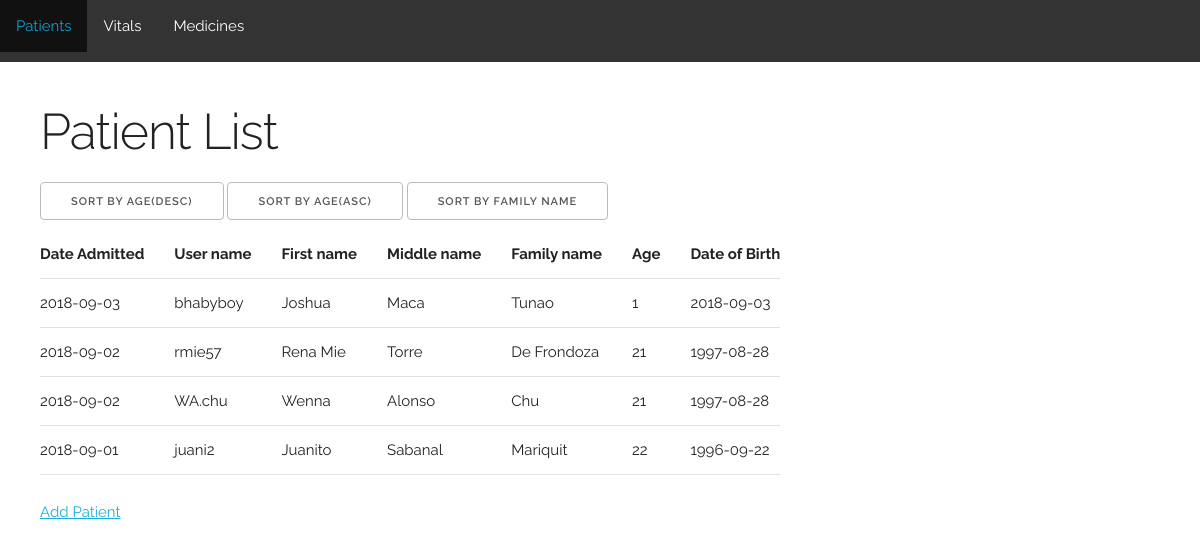
/patients?filterby=ageasc, run on the app's committed database.
### server.py (models this page shows, shortened)
class Patient(db.Model):
    id = db.Column(db.Integer, primary_key=True)
    user_name = db.Column(db.String(80), nullable=False)
    password_hash = db.Column(db.String(120), nullable=False)
    date_admitted = db.Column(db.Date, nullable=False)
    first_name = db.Column(db.String(80), nullable=False)
    middle_name = db.Column(db.String(120), nullable=False)
    family_name = db.Column(db.String(120), nullable=False)
    gender = db.Column(db.String(8), nullable=False)
    birth_date = db.Column(db.Date, nullable=False)
    age = db.Column(db.Integer, nullable=False)
    bp = db.Column(db.Integer, nullable=True)
    metroprolol = db.Column(db.Integer, nullable=True)
    anti_histamine = db.Column(db.Integer, nullable=True)
    paracetamol = db.Column(db.Integer, nullable=True)
    @property
    def password(self):
        raise AttributeError('password is not a readable attribute')

### server.py (the view)
@app.route('/patients', methods=['GET', 'POST'])
def patients_list():
    rendered_template = None
    if request.method == 'GET':
        patients = Patient.query.all()
        rendered_template = render_template('view_patients.html', patients=patients)
    if request.args.get('filterby','') == 'agedesc':
        patients = db.session.query(Patient).order_by(Patient.age.desc())
        rendered_template = render_template('view_patients.html', patients=patients)
    if request.args.get('filterby','') == 'ageasc':
        patients = db.session.query(Patient).order_by(Patient.age.asc())
        rendered_template = render_template('view_patients.html', patients=patients)
    if request.args.get('filterby','') == 'familyname':
        patients = db.session.query(Patient).order_by("Patient.family_name")
        rendered_template = render_template('view_patients.html', patients=patients)
    return rendered_template

### templates/view_patients.html (shortened to what this page needs)
{% extends 'base.html' %}
{% block pagecontent %}
    <main style="margin-top: 3rem;">
        <div style="margin: 4rem">
            <div class="row">
                <div class="twelve columns">
                    <h1>Patient List</h1>
                    <a href="/patients?filterby=agedesc" class="button">Sort by Age(Desc)</a>
                    <a href="/patients?filterby=ageasc" class="button">Sort by Age(Asc)</a>
                    <a href="/patients?filterby=familyname" class="button">Sort by Family name</a>
                    <table>
                        <tr>
                            <th>Date Admitted</th>
                            <th>User name</th>
                            <th>First name</th>
                            <th>Middle name</th>
                            <th>Family name</th>
                            <th>Age</th>
                            <th>Date of Birth</th>
                        </tr>
                        {% for patient in patients %}
                        <tr>
                            <td>{{ patient.date_admitted }}</td>
                            <td>{{ patient.user_name }}</td>
                            <td>{{ patient.first_name }}</td>
                            <td>{{ patient.middle_name }}</td>
                            <td>{{ patient.family_name }}</td>
                            <td>{{ patient.age }}</td>
                            <td>{{ patient.birth_date }}</td>
                        </tr>
                        {% endfor %}
                    </table>
                    <a href="patients/add" class="button-primary">Add Patient</a>
                </div>
            </div>
        </div>
    </main>
{% endblock %}

### static/css/skeleton.css (style rules this page uses)
.column, .columns { width: 100%; float: left; box-sizing: border-box; }
@media (min-width: 550px) { .column, .columns { margin-left: 4%; } }
@media (min-width: 550px) { .column:first-child, .columns:first-child { margin-left: 0; } }
@media (min-width: 550px) { .twelve.columns { width: 100%; margin-left: 0; } }
html { font-size: 62.5%; }
body { font-size: 1.5em; line-height: 1.6; font-weight: 400; font-family: "Raleway", "HelveticaNeue", "Helvetica Neue", Helvetica, Arial, sans-serif; color: #222; }
h1, h2, h3, h4, h5, h6 { margin-top: 0; margin-bottom: 2rem; font-weight: 300; }
h1 { font-size: 4.0rem; line-height: 1.2; letter-spacing: -.1rem; }
@media (min-width: 550px) { h1 { font-size: 5.0rem; } }
a { color: #1EAEDB; }
.button, button, input[type="submit"], input[type="reset"], input[type="button"] { display: inline-block; height: 38px; padding: 0 30px; color: #555; text-align: center; font-size: 11px; font-weight: 600; line-height: 38px; letter-spacing: .1rem; text-transform: uppercase; text-decoration: none; white-space: nowrap; background-color: transparent; border-radius: 4px; border: 1px solid #bbb; cursor: pointer; box-sizing: border-box; }
th, td { padding: 12px 15px; text-align: left; border-bottom: 1px solid #E1E1E1; }
th:first-child, td:first-child { padding-left: 0; }
th:last-child, td:last-child { padding-right: 0; }
button, .button { margin-bottom: 1rem; }
pre, blockquote, dl, figure, table, p, ul, ol, form { margin-bottom: 2.5rem; }
.container:after, .row:after, .u-cf { content: ""; display: table; clear: both; }

### data on the page
Patient: date_admitted "2018-09-03", user_name "bhabyboy", first_name "Joshua", middle_name "Maca", family_name "Tunao", age "1", birth_date "2018-09-03"
Patient: date_admitted "2018-09-02", user_name "rmie57", first_name "Rena Mie", middle_name "Torre", family_name "De Frondoza", age "21", birth_date "1997-08-28"
Patient: date_admitted "2018-09-02", user_name "WA.chu", first_name "Wenna", middle_name "Alonso", family_name "Chu", age "21", birth_date "1997-08-28"
Patient: date_admitted "2018-09-01", user_name "juani2", first_name "Juanito", middle_name "Sabanal", family_name "Mariquit", age "22", birth_date "1996-09-22"
